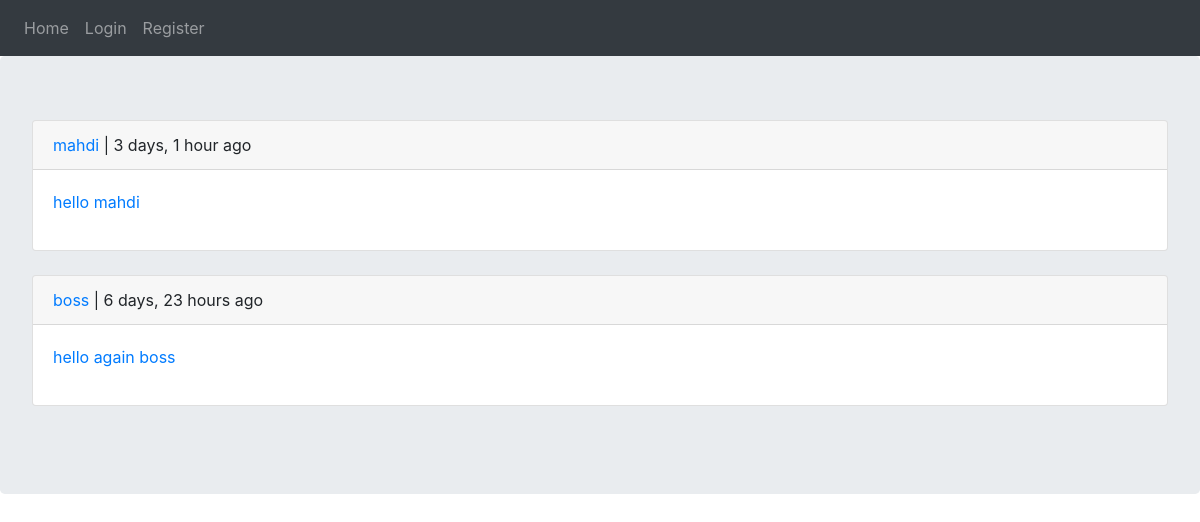
The app's page /, older data.
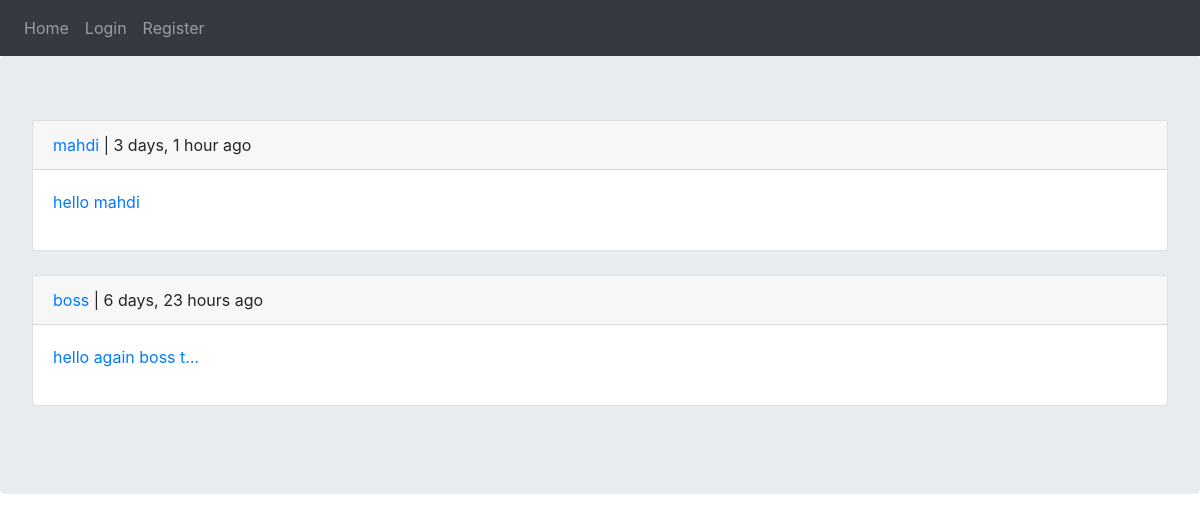
The same page, newer data.
### posts/models.py (models this page shows, shortened)
class Post(models.Model):
    user = models.ForeignKey(User, on_delete=models.CASCADE)
    body = models.TextField(max_length=500)
    slug = models.SlugField(max_length=200)
    created = models.DateTimeField(auto_now_add=True)
    def get_absolute_url(self):
        return reverse('posts:post_detail', args=(
            self.created.year,
            self.created.month,
            self.created.day,
            self.slug,
        ))

### posts/views.py (the view)
# urls.py: path('', views.all_posts, name='posts'),
def all_posts(request):
    posts = Post.objects.all().order_by('-created')
    return render(request, 'posts/all_posts.html', {'posts': posts})

### posts/templates/posts/all_posts.html (shortened to what this page needs)
{% extends 'base.html' %}
{% block content %}
    {% for post in posts %}
        <div class="card">
            <p class="card-header">
                <a href="{% url 'account:dashboard' post.user.id %}"> {{ post.user }}</a> | {{ post.created | timesince }} ago
            </p>
            <p class="card-body">
                <a href="{{ post.get_absolute_url }}">{{ post.body | truncatechars:20 }}</a>
            </p>
        </div><br>
    {% endfor %}
{% endblock %}

Row changes from the older to the newer data that the page shows:
changed Post "boss": body "hello again boss" → "hello again boss t…"
